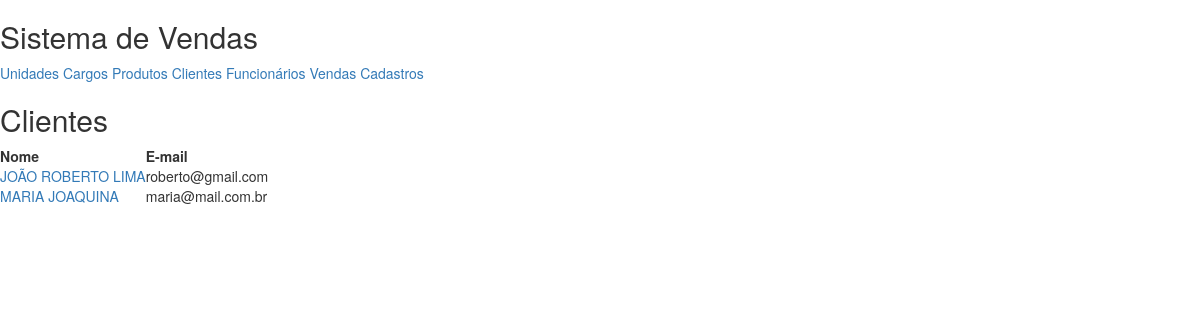
The page /appvendas/clientes/ on the database as committed earlier.
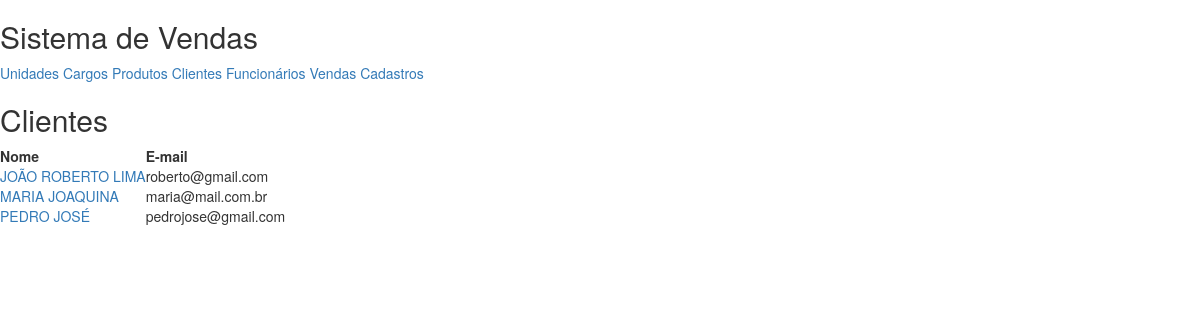
The same page on the database as committed later.
### appvendas/models.py (models this page shows, shortened)
class Pessoa(models.Model):
    nome=models.CharField("Nome",max_length=255)
    email=models.EmailField("E-Mail",max_length=200)
    telefone=models.CharField("Telefone",max_length=20)

class Cliente(Pessoa):
    endereco=models.CharField("Endereço",max_length=255)

class Pessoa(models.Model):
    nome=models.CharField("Nome",max_length=255)
    email=models.EmailField("E-Mail",max_length=200)
    telefone=models.CharField("Telefone",max_length=20)

### appvendas/views.py (the view)
def listarclientes(request):
    clientes=Cliente.objects.all().order_by('nome')
    lista={'clientes':clientes}
    return render(request,'clientes.html',lista)

### templates/clientes.html
{% extends 'base.html' %}
{% block conteudo %}
    <h2>Clientes</h2>
<table>
  <tr>
    <th>Nome</th>
    <th>E-mail</th>
  </tr>
    {% for cliente in clientes %}
        <tr>
            <td><a href="{% url 'exibircliente' cliente.id %}"> {{ cliente.nome | upper }}</a></td>
            <td>{{ cliente.email }}</td>
        </tr>
    {% endfor %}
</table>
{% endblock %}

Rows that differ between the two databases and show on the page:
added Cliente: nome "PEDRO JOSÉ", email "pedrojose@gmail.com"
